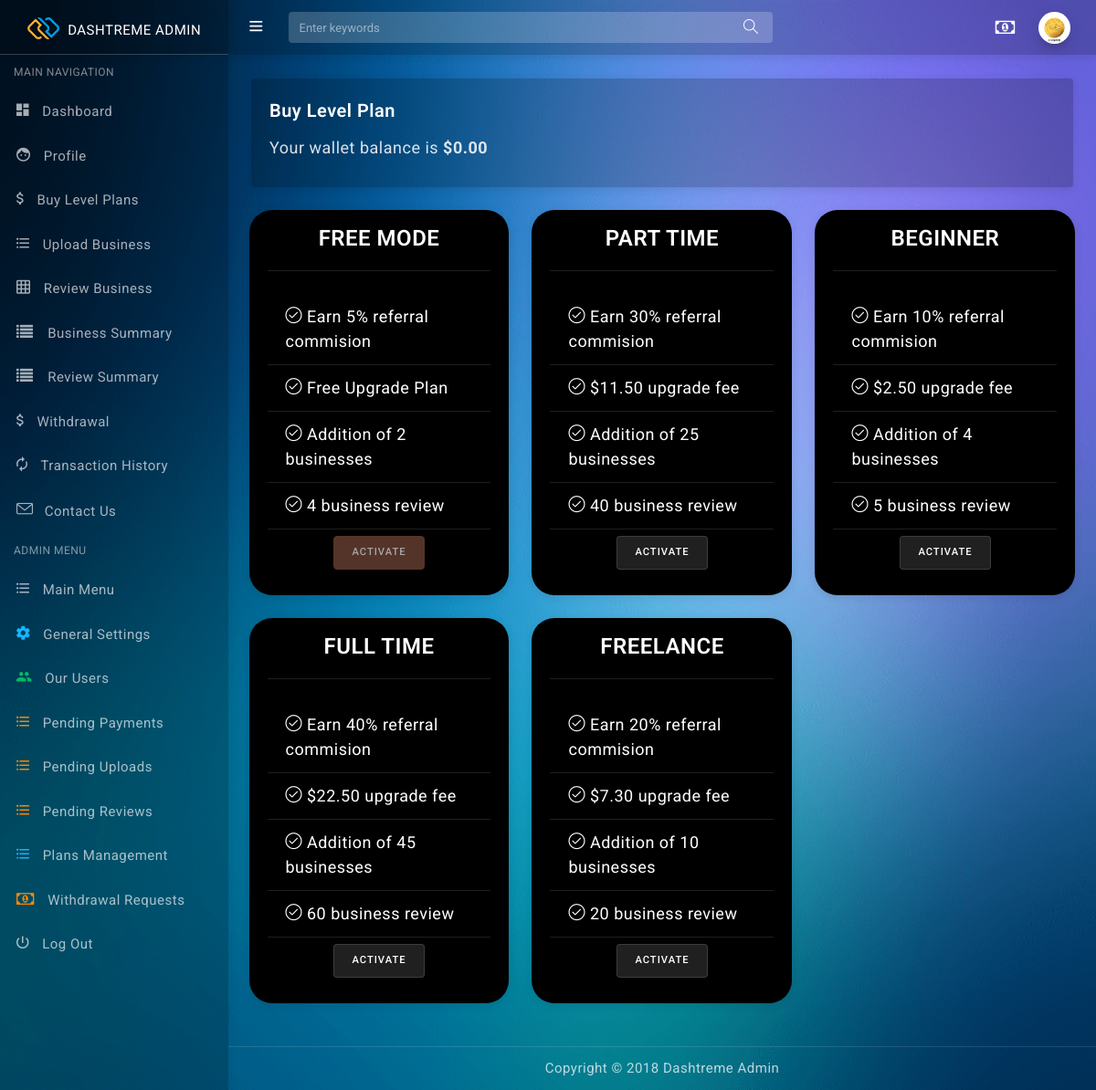
/dashboard/buyplan.php (signed in), run on the app's committed database.
### tables this page shows
CREATE TABLE `users` (
  `id` int(255) NOT NULL,
  `usertype` varchar(255) NOT NULL DEFAULT '0' COMMENT 'user, moderator or admin',
  `usercode` varchar(255) NOT NULL,
  `fullname` varchar(255) NOT NULL,
  `username` varchar(255) NOT NULL,
  `email` varchar(255) NOT NULL,
  `password` varchar(255) NOT NULL,
  `avatar` varchar(255) NOT NULL,
  `phone` varchar(255) DEFAULT NULL,
  `edt_address` varchar(255) DEFAULT NULL,
  `btc_address` varchar(255) DEFAULT NULL,
  `eth_address` varchar(255) DEFAULT NULL,
  `trx_address` varchar(255) DEFAULT NULL,
  `paypal_address` varchar(255) DEFAULT NULL,
  `account_name` varchar(255) DEFAULT NULL,
  `account_no` varchar(255) DEFAULT NULL,
  `bank_name` varchar(255) DEFAULT NULL,
  `address` varchar(255) DEFAULT NULL,
  `city` varchar(255) DEFAULT NULL,
  `state` varchar(255) DEFAULT NULL,
  `country` varchar(255) DEFAULT NULL,
  `activation` varchar(255) DEFAULT NULL,
  `planID` varchar(255) NOT NULL DEFAULT '0',
  `status` varchar(255) NOT NULL DEFAULT '1' COMMENT '0 - banned or suspended\r\n1 - Active'
);

CREATE TABLE `wallet` (
  `id` int(255) NOT NULL,
  `clientID` varchar(255) NOT NULL,
  `eDT` decimal(20,2) NOT NULL,
  `usd` decimal(20,2) NOT NULL COMMENT 'dollars'
);

CREATE TABLE `plans` (
  `id` int(255) NOT NULL,
  `name` varchar(255) NOT NULL,
  `price` varchar(255) NOT NULL COMMENT 'Price of Level',
  `bus_no` int(255) NOT NULL DEFAULT 0 COMMENT 'questionnaire per day',
  `bus_review` int(255) NOT NULL DEFAULT 0 COMMENT 'Payment per questionnaire',
  `refComm` decimal(20,2) NOT NULL DEFAULT 0.00
);

### config.php (called while the page is built, shortened)
<?php
class Config
{
	public $host = "localhost";
    public $db_name = "naijabusiness";
    public $username = "root";
    public $password = "";
	public function __construct()
    {
        try
        {
            $this->con = new PDO("mysql:host=" . $this->host . ";dbname=" . $this->db_name, $this->username, $this->password);
        }
        catch(PDOException $exception)
        {
            $this->con = null;
            echo "Connection error: " . $exception->getMessage();
			die();
        }
    }
}
?>

### dashboard/buyplan.php (the view, shortened to what this page needs)
<?php
require "../action.php"; $action = new Action();
$userid = $_SESSION["username"];
$srchPay = $action->query("select * from payment where userid='$userid' and walletID!='' and attachment is NULL limit 1"); $srchPay->execute();
if(empty($action->clientID($userid)) || !isset($userid)) {
    session_destroy();
    $action->redirect_to("../login");
} else if(empty($action->clientInfo($userid)["edt_address"])) {
	$action->redirect_to("profile");
} else if($srchPay->rowCount() > 0) {
    $action->redirect_to("uploadPOP");
} else {
	$userInfo = $action->clientInfo($userid);
	$planInfo = $action->planInfo($userInfo["planID"]);
}
?>
<!DOCTYPE html>
<html lang="en">
<head>
  <link href="assets/plugins/simplebar/css/simplebar.css" rel="stylesheet"/>
  <link href="assets/css/bootstrap.min.css" rel="stylesheet"/>
  <link href="assets/css/animate.css" rel="stylesheet" type="text/css"/>
  <link href="assets/css/icons.css" rel="stylesheet" type="text/css"/>
  <link href="assets/css/sidebar-menu.css" rel="stylesheet"/>
  <link href="assets/css/app-style.css" rel="stylesheet"/>
</head>
<body class="bg-theme bg-theme1">
 <div id="wrapper">
 <div id="wrapper">
   <?php echo $action->sideMenu($userid); ?>
<header class="topbar-nav">
 <nav class="navbar navbar-expand fixed-top">
  <ul class="navbar-nav mr-auto align-items-center">
    <li class="nav-item">
      <a class="nav-link toggle-menu" href="javascript:void();">
       <i class="icon-menu menu-icon"></i>
     </a>
    </li>
    <li class="nav-item">
      <form class="search-bar">
        <input type="text" class="form-control" placeholder="Enter keywords">
         <a href="javascript:void();"><i class="icon-magnifier"></i></a>
      </form>
    </li>
  </ul>
  <ul class="navbar-nav align-items-center right-nav-link">
    <li class="nav-item language">
      <a class="nav-link dropdown-toggle dropdown-toggle-nocaret waves-effect" data-toggle="dropdown" href="javascript:void();"><i class="fa fa-money"></i></a>
    </li>
    <li class="nav-item">
      <a class="nav-link dropdown-toggle dropdown-toggle-nocaret" data-toggle="dropdown" href="#">
        <span class="user-profile"><img src="../img/avatar/<?php echo $action->clientInfo($userid)['avatar'];?>" class="img-circle" alt="user avatar"></span>
      </a>
            <p class="user-subtitle"><?php echo ucwords($action->clientemail($userid));?></p>
    </li>
  </ul>
</nav>
</header>
  <div class="content-wrapper">
    <div class="container-fluid">
    <div class="row mt-3">
      <div class="col-lg-12">
         <div class="card">
           <div class="card-body">
           <div class="card-title" style="font-size: 20px">Buy Level Plan</div>
           <p style="font-size: 18px;">Your wallet balance is <b>&dollar;<?php echo number_format($action->userWallet($userid)["usd"], 2);?></b></p>
         </div>
         </div>
      </div>
    </div>
    </div>
		<div class="col">
		<div class="row row-cols-1 row-cols-lg-3">
			<?php
			if($userInfo["status"] == 0) { ?>
				<script>
					swal.fire({
						icon: "error",
						title: "Account Suspended",
						text: "Your account is temporary on suspension, kindly contact admin to unsuspend your account",
						allowOutsideClick: false,
					}).then((isRedirect) => {
						if(isRedirect.isConfirmed) {
							window.location = 'index'
						}
					});
				</script>
			<?php } else {
				$srchPlan = $action->query("select * from plans order by price, name asc"); $srchPlan->execute();
				while($srchPlans = $srchPlan->fetch(PDO::FETCH_ASSOC)) {
					if($srchPlans["price"] == 0) { $upgrd = "Free Upgrade Plan"; } else { $upgrd = "$".number_format($srchPlans["price"], 2). " upgrade fee"; }
				?>
					<div class="col-sm-4">
						<div class="card bg-dark" style="border-radius: 25px">
							<div class="card-body">
								<h5 class="card-title text-white text-uppercase text-center" style="font-size: 1.5rem;"><?php echo $srchPlans["name"];?></h5>
								<hr class="my-4">
								<ul class="list-group list-group-flush">
								    	<li class="list-group-item bg-transparent text-white" style="font-size: 18px"><i class="icon-check"></i> Earn <?php echo number_format($srchPlans["refComm"]);?>% referral commision</li>
									<li class="list-group-item bg-transparent text-white" style="font-size: 18px"><i class="icon-check"></i> <?php echo $upgrd;?></li>
									<li class="list-group-item bg-transparent text-white" style="font-size: 18px"><i class="icon-check"></i> Addition of <?php echo number_format($srchPlans["bus_no"]);?> businesses</li>
									<li class="list-group-item bg-transparent text-white" style="font-size: 18px"><i class="icon-check"></i> <?php echo number_format($srchPlans["bus_review"]);?> business review</li>
								</ul>
								<div class="d-grid text-center">
									<?php if($srchPlans["id"] == $userInfo["planID"] || $srchPlans["price"] == 0 || $planInfo["price"] > $srchPlans["price"]) { ?>
										<button disabled class="btn btn-secondary my-2 radius-30">Activate</button>
									<?php } else { ?>
										<a href="#" data-toggle="modal" data-target="#edtModal<?php echo $srchPlans["id"];?>" class="btn btn-light my-2 radius-30">
											Activate
										</a>
									<?php } ?>
								</div>
							</div>
						</div>
					</div>
												// var eDeposite_public_address = "<?php echo $action->client_edt_walletAddress($userid);?>";
				<?php }
			} ?>
		</div>
		</div>
   </div>
   </div>
	<footer class="footer">
      <div class="container">
        <div class="text-center">
          Copyright © 2018 Dashtreme Admin
        </div>
      </div>
    </footer>
  </div>
</body>
</html>

### action.php (shortened to what this page needs)
<?php
require_once "config.php";
class Action extends Config  {
    public function clientID($userid) {
        $usrInfo =  $this->con->prepare("SELECT * FROM `users` where id='$userid' or username='$userid'");
        $usrInfo->execute();
        $redirectInfo = $usrInfo->fetch(PDO::FETCH_ASSOC);
        $id = $redirectInfo["id"];
        return $id;
    }
    public function userWallet($userid) {
        $usrInfo =  $this->con->prepare("SELECT * FROM `wallet` where clientID='$userid'");
        $usrInfo->execute();
        return $usrInfo->fetch(PDO::FETCH_BOTH);
    }
    public function clientInfo($userid) {
        $usr = $this->con->prepare("SELECT * FROM `users` where id='$userid'");
        $usr->execute();
        $usrInfo = $usr->fetch(PDO::FETCH_ASSOC);
        return $usrInfo;
    }
    public function client_edt_walletAddress($userid) {
        $usr = $this->con->prepare("SELECT * FROM `users` where id='$userid'");
        $usr->execute();
        $usrInfo = $usr->fetch(PDO::FETCH_ASSOC);
        $usertype = $usrInfo["edt_address"];
        return $usertype;
    }
    public function clientemail($userid) {
        $usr = $this->con->prepare("SELECT * FROM `users` where id='$userid'");
        $usr->execute();
        $usrInfo = $usr->fetch(PDO::FETCH_ASSOC);
        $usertype = $usrInfo["email"];
        return $usertype;
    }
    public function userLevel($userid) {
        $usr = $this->con->prepare("SELECT * FROM `users` where id='$userid'");
        $usr->execute();
        $usrInfo = $usr->fetch(PDO::FETCH_ASSOC);
        $usertype = $usrInfo["usertype"];
        return $usertype;
    }
    public function planInfo($ID) {
        $usr = $this->con->prepare("SELECT * FROM `plans` where id='$ID'");
        $usr->execute();
        $usrInfo = $usr->fetch(PDO::FETCH_ASSOC);
        return $usrInfo;
    }
   public function sideMenu($userid) {
        ?>
           <div id="sidebar-wrapper" data-simplebar="" data-simplebar-auto-hide="true">
     <div class="brand-logo">
      <a href="index.html">
       <img src="assets/images/logo-icon.png" class="logo-icon" alt="logo icon">
       <h5 class="logo-text">Dashtreme Admin</h5>
     </a>
   </div>
   <ul class="sidebar-menu do-nicescrol">
      <li class="sidebar-header">MAIN NAVIGATION</li>
      <li>
        <a href="index">
          <i class="zmdi zmdi-view-dashboard"></i> <span>Dashboard</span>
        </a>
      </li>
        <li>
            <a href="profile">
                <i class="zmdi zmdi-face"></i> <span>Profile</span>
            </a>
        </li>
        <li>
        <a href="buyplan">
          <i class="zmdi zmdi-money"></i> <span>Buy Level Plans</span>
        </a>
      </li>
      <li>
        <a href="uploadbusiness">
          <i class="zmdi zmdi-format-list-bulleted"></i> <span>Upload Business</span>
        </a>
      </li>
      <li>
        <a href="reviewbusiness">
          <i class="zmdi zmdi-grid"></i> <span>Review Business</span>
        </a>
      </li>
      <li>
        <a href="creationSummary">
          <i class="fa fa-list"></i> <span>Business Summary</span>
        </a>
      </li>
      <li>
        <a href="reviewSummary">
          <i class="fa fa-list"></i> <span>Review Summary</span>
        </a>
      </li>
        <li>
            <a href="makeWithdrawal">
                <i class="zmdi zmdi-money"></i> <span>Withdrawal</span>
            </a>
        </li>
      <li>
        <a href="transact">
          <i class="zmdi zmdi-refresh"></i> <span>Transaction History</span>
        </a>
      </li>
      <li>
        <a href="../contact" target="_blank">
          <i class="icon-envelope mr-2"></i> <span>Contact Us</span>
        </a>
      </li>
                    <?php
                    if($this->userLevel($userid) == 2) {
                        ?>
      <li class="sidebar-header">ADMIN MENU</li>
      <li><a href="adminMenu"><i class="zmdi zmdi-format-list-bulleted"></i> <span>Main Menu</span></a></li>
      <li><a href="general_settings"><i class="zmdi zmdi-settings text-info"></i> <span>General Settings</span></a></li>
      <li><a href="userList"><i class="zmdi zmdi-accounts text-success"></i> <span>Our Users</span></a></li>
      <li><a href="pendpayments"><i class="zmdi zmdi-format-list-bulleted text-warning"></i> <span>Pending Payments</span></a></li>
      <li><a href="pendbusupload"><i class="zmdi zmdi-format-list-bulleted text-warning"></i> <span>Pending Uploads</span></a></li>
       <li><a href="pendingreviews"><i class="zmdi zmdi-format-list-bulleted text-warning"></i> <span>Pending Reviews</span></a></li>
      <li><a href="planMgt"><i class="zmdi zmdi-format-list-bulleted text-info"></i> <span> Plans Management</span></a></li>
      <li><a href="withdrawalRequest"><i class="fa fa-money text-warning"></i> <span>Withdrawal Requests</span></a></li>
      <li><a href="addAdmin"><i class="zmdi zmdi-plus text-info"></i> <span>Assign Admin</span></a></li>
             <?php
                    }
                    else if($this->userLevel($userid) == 1) {
                        ?>
                        <li class="sidebar-header">ADMIN MENU</li>
      <li><a href="adminMenu"><i class="zmdi zmdi-format-list-bulleted"></i> <span>Main Menu</span></a></li>
      <li><a href="general_settings"><i class="zmdi zmdi-settings text-info"></i> <span>General Settings</span></a></li>
      <li><a href="userList"><i class="zmdi zmdi-accounts text-success"></i> <span>Our Users</span></a></li>
      <li><a href="pendpayments"><i class="zmdi zmdi-format-list-bulleted text-warning"></i> <span>Pending Payments</span></a></li>
      <li><a href="pendbusupload"><i class="zmdi zmdi-format-list-bulleted text-warning"></i> <span>Pending Uploads</span></a></li>
       <li><a href="pendingreviews"><i class="zmdi zmdi-format-list-bulleted text-warning"></i> <span>Pending Reviews</span></a></li>
      <li><a href="planMgt"><i class="zmdi zmdi-format-list-bulleted text-info"></i> <span>Plans Management</span></a></li>
      <li><a href="withdrawalRequest"><i class="fa fa-money text-warning"></i> <span>Withdrawal Requests</span></a></li>
       <?php
                    }
                    ?>
         <li>
        <a href="signout">
          <i class="zmdi zmdi-power-off"></i> <span>Log Out</span>
        </a>
      </li>
    </ul>
   </div>
           <?php
    }
        ?>
        <?php
    public function query($query) {
        $query = $this->con->prepare($query);
        return $query;
    }
		echo "Page:   $page  - ";  if($PERPAGE_LIMIT * $page > $count) { echo $count; } else { echo $PERPAGE_LIMIT * $page; } ?>
		<?php echo ' out of '. $count  . ' ' . $output;
}
?>

### dashboard/assets/css/sidebar-menu.css (style rules this page uses)
.sidebar-menu { list-style: none; margin: 0; padding: 0; background-color: transparent; }
.sidebar-menu>li { position: relative; margin: 0; padding: 0; }
.sidebar-menu>li>a { padding: 13px 5px 13px 15px; display: block; border-left: 3px solid transparent; color: rgba(255, 255, 255, 0.65); font-size: 15px; }
.sidebar-menu>li>a>.fa { width: 20px; }
.sidebar-menu li.sidebar-header { padding: 10px 25px 10px 15px; font-size: 12px; color: rgba(255, 255, 255, 0.5); }
.sidebar-menu a { color: #b8c7ce; text-decoration: none; }

### dashboard/buyplan.php (style rules this page uses)
.list-group { display: flex; flex-direction: column; padding-left: 0; margin-bottom: 0; border-radius: .25rem; }
.list-group-flush > .list-group-item { border-width: 0 0 1px; border-bottom-width: 1px; }

### data on the page
users: id+avatar (picture), id.usd "0.00"
plans: name "FREE MODE", refComm "5", price "Free Upgrade Plan", bus_no "2", bus_review "4", shows "ACTIVATE"
plans: name "PART TIME", refComm "30", price "$11.50 upgrade fee", bus_no "25", bus_review "40"
plans: name "BEGINNER", refComm "10", price "$2.50 upgrade fee", bus_no "4", bus_review "5"
plans: name "FULL TIME", refComm "40", price "$22.50 upgrade fee", bus_no "45", bus_review "60"
plans: name "FREELANCE", refComm "20", price "$7.30 upgrade fee", bus_no "10", bus_review "20"
